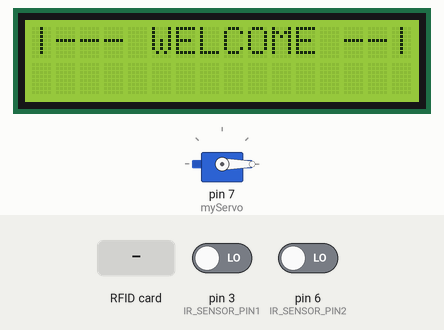
Recording of a sketch running on a simulated Arduino Uno, built with avr-gcc and run on an emulated ATmega328P. Shown: servo, 16×2 character LCD. The test bench sets the inputs (shaded band); at power-on: pin 3 (IR_SENSOR_PIN1) LOW, pin 6 (IR_SENSOR_PIN2) LOW. What the sketch prints to the serial monitor is not drawn.

Above: at 8.2 s.
At 9.3 s:
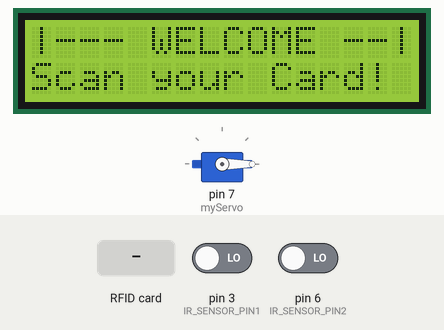
9.4 s: RFID card 8B 28 69 3B held to the reader
At 10.42 s:
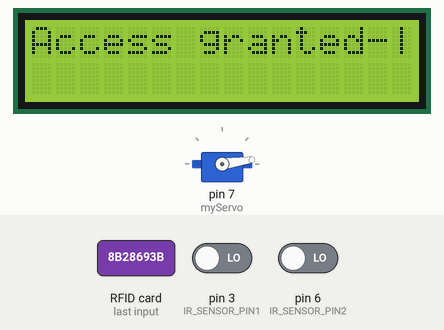
At 12.0 s:
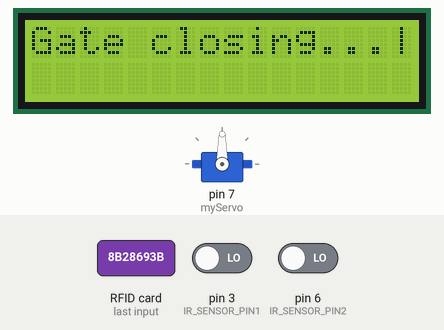
17.0 s: RFID card 5E 7A 19 C4 held to the reader
Timing chart, 0 to 20.0 s (numbered marks = the images above; inputs shaded):
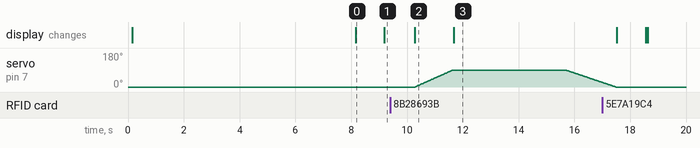

The sketch:

arduino.ino
```cpp
#include <SPI.h>
#include <MFRC522.h>
#include <Servo.h>
#include <LiquidCrystal_I2C.h>
LiquidCrystal_I2C lcd(0x27, 16, 2);


#define RST_PIN         9          // Configurable, see typical pin layout above
#define SS_PIN          10         // Configurable, see typical pin layout above

MFRC522 mfrc522(SS_PIN, RST_PIN);  // Create MFRC522 instance
byte userId[4] = {0x8B, 0x28, 0x69, 0x3B};
const int IR_SENSOR_PIN1 = 3; // Replace with the actual pin number you used
const int IR_SENSOR_PIN2 = 6; // Replace with the actual pin number you used
Servo myServo;
bool carDetect=false;          // Define servo name
bool servoMoved=false;          // Define servo name
char UID[20];
void setup() {

  Serial.begin(9600);    // Initialize serial communications with the PC
  while (!Serial);       // Do nothing if no serial port is opened (added for Arduinos based on ATMEGA32U4)
  SPI.begin();           // Init SPI bus
  mfrc522.PCD_Init();
  pinMode(IR_SENSOR_PIN1, INPUT);
  pinMode(IR_SENSOR_PIN2, INPUT);
  myServo.attach(7);     // Servo pin
  myServo.write(0);      // Initialize MFRC522
  delay(4);
  lcd.init();                      // initialize the lcd
  // Print a message to the LCD.

  lcd.backlight();
  lcd.setCursor(0, 0);
  lcd.print("Prototype of Toll");
  lcd.setCursor(0, 1);
  lcd.print("Collection System");
  delay(8000);
  lcd.clear();            // Optional delay. Some boards need more time after initialization, see Readme
  mfrc522.PCD_DumpVersionToSerial();  // Show details of PCD - MFRC522 Card Reader details
}

void loop() {
  lcd.setCursor(0, 0);
  lcd.print("|--- WELCOME --|");
  delay(1000);
  lcd.setCursor(0, 1);
  lcd.print("Scan your Card!");

  // Reset the loop if no new card is present on the sensor/reader. This saves the entire process when idle.
  if (!mfrc522.PICC_IsNewCardPresent()) {
    return;
  }

  // Select one of the cards
  if (!mfrc522.PICC_ReadCardSerial()) {
    return;
  }

  // Dump debug info about the card; PICC_HaltA() is automatically called
  if (digitalRead(IR_SENSOR_PIN1) == 0) {
    carDetect=true;

  }
  Serial.print(mfrc522.uid.uidByte[0]);
Serial.print(" ");
Serial.print(mfrc522.uid.uidByte[1]);
Serial.print(" ");
Serial.print(mfrc522.uid.uidByte[2]);
Serial.print(" ");
Serial.println(mfrc522.uid.uidByte[3]);
while(carDetect){
  if (mfrc522.uid.uidByte[0] == userId[0] && mfrc522.uid.uidByte[1] == userId[1] &&
      mfrc522.uid.uidByte[2] == userId[2] && mfrc522.uid.uidByte[3] == userId[3]) {
    lcd.setCursor(0, 0);
    lcd.print("Access granted");
    lcd.setCursor(0, 1);
    lcd.print("               ");
    moveServoSmoothly(90,15);
    servoMoved=true;
  }
  else {
    lcd.setCursor(0, 0);
    lcd.print("Access denied");
    lcd.setCursor(0, 1);
    lcd.print("               ");
    moveServoSmoothly(0,15);
    delay(15);
    carDetect=false;
  }
  if (digitalRead(6) == 0) {
    lcd.setCursor(0, 0);
    lcd.print("Gate closing...");
    lcd.setCursor(0, 1);
    lcd.print("               ");
    delay(4000);
    moveServoSmoothly(0,20);
    carDetect=false;
    break;
  }
}

  mfrc522.PICC_HaltA();
  }
void moveServoSmoothly(int targetDegree, int stepDelay) {
  int currentDegree = myServo.read();

  if (currentDegree < targetDegree) {
    for (int pos = currentDegree; pos <= targetDegree; pos += 1) {
      myServo.write(pos);
      delay(stepDelay);
    }
  } else {
    for (int pos = currentDegree; pos >= targetDegree; pos -= 1) {
      myServo.write(pos);
      delay(stepDelay);
    }
  }
}
```

Measured:
- after the input at 9.4 s, servo on pin 7 (myServo): rises from 0° to 90° in 1.3 s, then falls to 24° in 5.4 s; the display: changes after 0.87 s (image 2)
- what the display in image 0 shows lasts 1.0 s, from 8.2 s to 9.2 s
